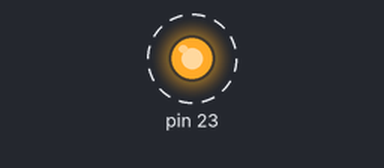
Bench run of a sketch on a simulated Arduino Mega 2560, built with avr-gcc and run on an emulated ATmega2560. Parts: output pins drawn as LEDs (lit = HIGH). Dashed ring = blinking. What the sketch prints to the serial monitor is not drawn.

Above: at 0.5 s.
Timing chart, 0 to 4.6 s (numbered marks = the images above):
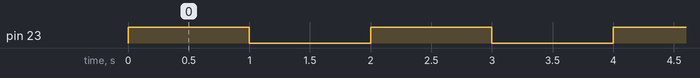

Measured:
- by itself, pin 23: alternates HIGH for 1.0 s and LOW for 1.0 s

The sketch:

prueba_buzzer_tp_integragor.ino
```cpp
//katz-Katon-Perez-Perez
void setup() {
  Serial.begin(9600);
  pinMode(23, OUTPUT);

}

void loop() {
digitalWrite(23, HIGH);
Serial.println("buzzer on");
delay(1000);
digitalWrite(23, LOW);
delay(1000);
Serial.println("buzzer off");
}
```
